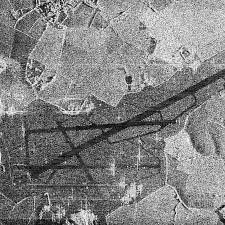
#> input picture HW-3/sar_3.jpg, 225 x 225 px
$ jupyter execute 'DE_IP_2024_Task_3 (1).ipynb'   (older library calls are emulated)
#> lines starting #> are read from the running program, lines starting #| are printed output that depends on the picture; after the words box and inside, x2 and y2 are one past the last pixel; in counts of white or black regions, pixels touching at a corner belong together
[cell 1]
import numpy as np
import cv2
import matplotlib.pyplot as plt
import math

[cell 2]
image = cv2.imread('sar_3.jpg')
#> image is the input picture: shape (225, 225, 3); min 0, max 255, mean 130.6
image = cv2.cvtColor(image, cv2.COLOR_BGR2RGB)
image_gray = cv2.cvtColor(image, cv2.COLOR_RGB2GRAY)

[cell 3]
plt.imshow(image, cmap="gray")

# Точечная бинаризация

[cell 4]
import copy

bin_img = copy.deepcopy(image_gray)
T  = 50
bin_img[image_gray < T] = 0
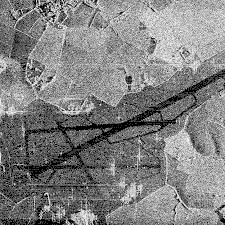
#> bin_img: shape (225, 225); min 0, max 255, mean 128.7
bin_img[image_gray >= T] = 255
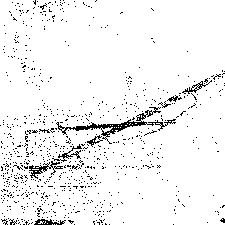
#> bin_img: shape (225, 225); 94.6% white; black in thin lines or dots

[cell 5]
plt.imshow(bin_img, cmap="gray")
plt.title('Точечная бинаризация')

# Бинаризация Отсу

[cell 6]
# otsu binarization
_,th2 = cv2.threshold(image_gray,0,255,cv2.THRESH_BINARY+cv2.THRESH_OTSU)
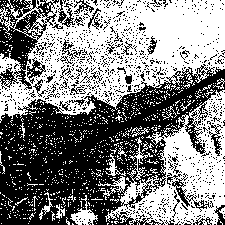
#> th2: shape (225, 225); 51.4% white; 1013 black regions (974 under 20 px), largest, box (x1, y1, x2, y2) and area: (0, 64, 225, 225) 17840, (0, 0, 59, 90) 2187, (167, 173, 214, 212) 328

[cell 7]
plt.imshow(th2, cmap="gray")
plt.title('Бинаризация Отсу')

# Адаптивная бинаризация

[cell 8]
#
th3 = cv2.adaptiveThreshold(image_gray,255,cv2.ADAPTIVE_THRESH_GAUSSIAN_C,\
            cv2.THRESH_BINARY,71,21)
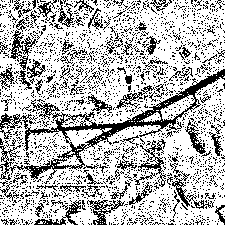
#> th3: shape (225, 225); 71.7% white; black in thin lines or dots

[cell 9]
plt.imshow(th3, cmap="gray")
plt.title('Адаптивная бинаризация')

[cell 10]
#сравнение
plt.figure(figsize=(12, 4))

plt.subplot(1, 3, 1)
plt.imshow(bin_img, cmap="gray")
plt.title('Точечная')

plt.subplot(1, 3, 2)
plt.imshow(th2, cmap="gray")
plt.title('Отсу')

plt.subplot(1, 3, 3)
plt.imshow(th3, cmap="gray")
plt.title('Адаптивная')

plt.show()

[cell 11]
#для выделения дорожки
mask = np.zeros(image_gray.shape, dtype=np.uint8)

points = np.array([[(0, 135),(225, 40),(225, 105),(0, 200)]], dtype=np.int32)

cv2.fillPoly(mask, points, 255)
#> mask: shape (225, 225); 29.3% white; 1 white region, box (x1, y1, x2, y2) and area: (0, 40, 225, 201) 14850

plt.imshow(mask, cmap="gray")
plt.title('Область дорожной полосы')

[cell 12]
#выделяем с помощью бинаризации Отсу
road = cv2.bitwise_and(th2, mask)
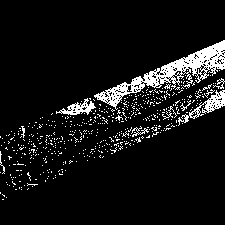
#> road: shape (225, 225); 8% white; 518 white regions (508 under 20 px), largest, box (x1, y1, x2, y2) and area: (94, 40, 225, 110) 2021, (178, 90, 225, 126) 404, (56, 98, 96, 115) 268

plt.imshow(road, cmap="gray")
plt.title('Выделенная дорожная полоса')
plt.show()

[cell 13]
# Вывод задания №1
# В работе я использовала преобразование Хафа для поиска линий на изображении sar_3.jpg.
# Сначала я перевела изображение в оотенки серого, затем  с помощью алгоритма Canny нашла границы.
# После применила преобразование Хафа для выделения линии на изображении.

# Вывод задания #2
# В работе я рассмотрела три метода бинаризации (точечная бинаризация, метод Отсу и адаптивная бинаризация).
# Получила и сравнила результаты кадого метода.
# С помощью бинаризации Отсу и маски выделила область дорожной полосы

# Оператор Собеля

[cell 14]
scale = 1
delta = 0
ddepth = cv2.CV_16S
grad_x = cv2.Sobel(image_gray, ddepth, 1, 0, ksize=3, scale=scale, delta=delta, borderType=cv2.BORDER_DEFAULT)
grad_y = cv2.Sobel(image_gray, ddepth, 0, 1, ksize=3, scale=scale, delta=delta, borderType=cv2.BORDER_DEFAULT)

[cell 15]
plt.imshow((grad_x - grad_x.min())*255, cmap="gray")

[cell 16]
plt.imshow((grad_y - grad_y.min())*255, cmap="gray")
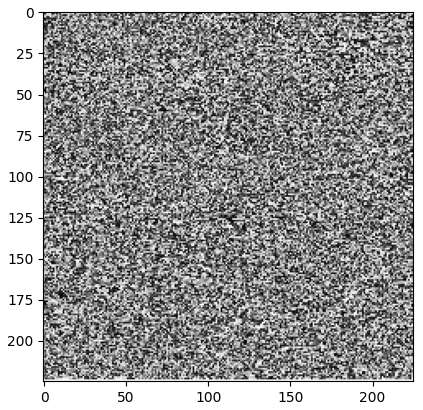
#> figure drawn by matplotlib, 1 panel

[cell 17]
grad = cv2.addWeighted(grad_x, 0.5, grad_y, 0.5,0.0) # mean value between
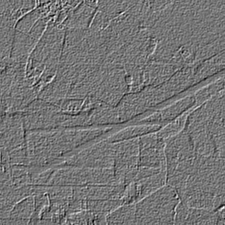
#> grad: shape (225, 225) int16; min -498, max 582, mean -0.2; drawn with min black and max white

[cell 18]
plt.imshow((grad - grad.min())*255, cmap="gray")
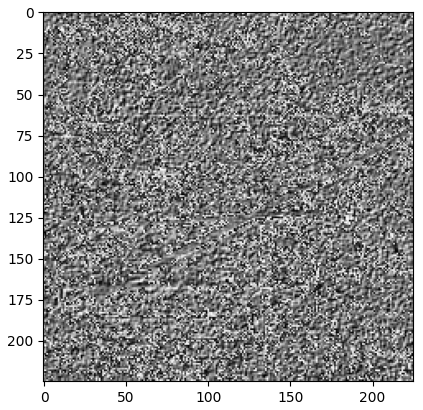
#> figure drawn by matplotlib, 1 panel

# Canny

[cell 19]
edges = cv2.Canny(image_gray,100,200)
#> edges: shape (225, 225); 34.2% white in thin lines or dots

[cell 20]
plt.imshow(edges, cmap="gray")

# Преобразование Хафа

[cell 21]
image = cv2.imread('sar_3.jpg')
image = cv2.cvtColor(image, cv2.COLOR_BGR2RGB)
image_gray = cv2.cvtColor(image, cv2.COLOR_RGB2GRAY)

[cell 22]
plt.imshow(image)

[cell 23]
canny = cv2.Canny(image_gray,50,150,apertureSize = 3)
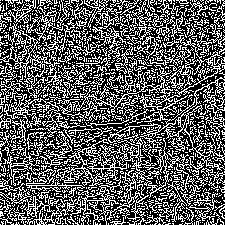
#> canny: shape (225, 225); 36.8% white in thin lines or dots

[cell 24]
plt.imshow(canny, cmap="gray")

[cell 25]
lines = cv2.HoughLines(canny, 1, np.pi / 180, 150)
#> lines = 24 rows, first 8: [156, 0.785], [-6, 2.36], [161, 0.785], [-4, 2.36], [165, 0.785], [168, 0.785], [1, 2.36], [11, 2.36]

[cell 26]
import math

if lines is not None:
        for i in range(0, len(lines)):
            rho = lines[i][0][0]
            theta = lines[i][0][1]
            a = math.cos(theta)
            b = math.sin(theta)
            x0 = a * rho
            y0 = b * rho
            pt1 = (int(x0 + 1000*(-b)), int(y0 + 1000*(a)))
            pt2 = (int(x0 - 1000*(-b)), int(y0 - 1000*(a)))
            cv2.line(image, pt1, pt2, (0,0,255), 3, cv2.LINE_AA)
#> this loop made 24 passes
#> (rho, theta, a, x0, y0, pt1, pt2) on passes 1 to 11: (156, 0.785, 0.707, 110.3, 110.3, (-596, 817), (817, -596)), (-6, 2.36, -0.707, 4.24, -4.24, (-702, -711), (711, 702)), (161, 0.785, 0.707, 113.8, 113.8, (-593, 820), (820, -593)), (-4, 2.36, -0.707, 2.83, -2.83, (-704, -709), (709, 704)), (165, 0.785, 0.707, 116.7, 116.7, (-590, 823), (823, -590)), (168, 0.785, 0.707, 118.8, 118.8, (-588, 825), (825, -588)), (1, 2.36, -0.707, -0.707, 0.707, (-707, -706), (706, 707)), (11, 2.36, -0.707, -7.78, 7.78, (-714, -699), (699, 714)), (146, 0.785, 0.707, 103.2, 103.2, (-603, 810), (810, -603)), (-1, 2.36, -0.707, 0.707, -0.707, (-706, -707), (707, 706)), (175, 0.785, 0.707, 123.7, 123.7, (-583, 830), (830, -583))
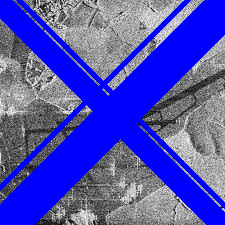
#> image: shape (225, 225, 3); mean R, G, B 80.2, 80.2, 181.4

$ run again, with HW-3/sar_2.jpg copied over HW-3/sar_3.jpg
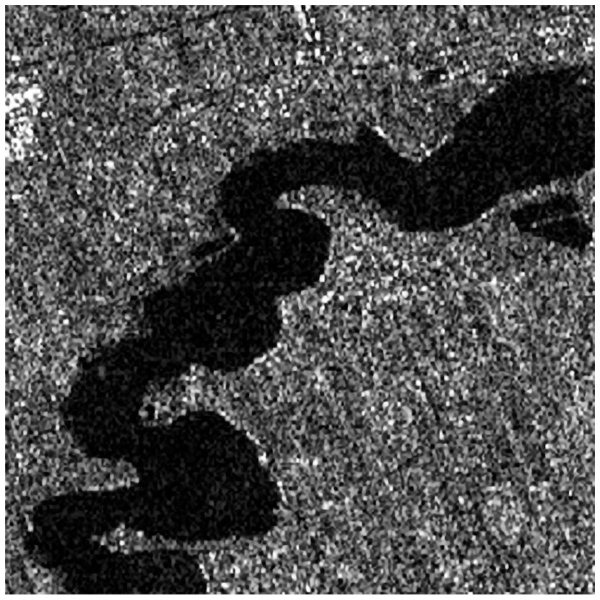
#> input picture HW-3/sar_2.jpg, 1200 x 1199 px (shown at 1/2 size)
#> image is the input picture: shape (1199, 1200, 3); min 0, max 255, mean 78.8
#> `bin_img[image_gray >= T] = 255`:
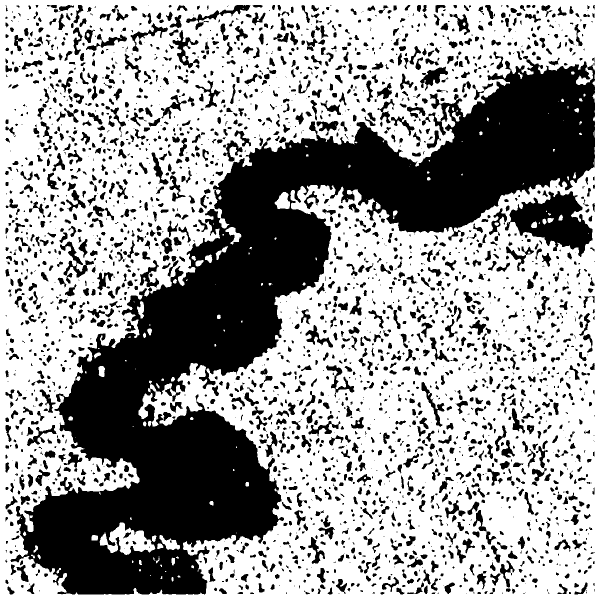
#> bin_img: shape (1199, 1200) (shown at 1/2 size); 62.8% white; 2846 black regions (1015 under 20 px), largest, box (x1, y1, x2, y2) and area: (21, 112, 1190, 1189) 355008, (1010, 382, 1185, 514) 11662, (120, 483, 188, 567) 1390
#> th2: shape (1199, 1200); 35.9% white; 1180 white regions (370 under 20 px), largest, box (x1, y1, x2, y2) and area: (0, 0, 1200, 1199) 325347, (272, 37, 472, 215) 10790, (187, 246, 359, 460) 10202
#> th3: shape (1199, 1200); 71.6% white; 2311 black regions (591 under 20 px), largest, box (x1, y1, x2, y2) and area: (75, 1093, 470, 1189) 7873, (895, 10, 1190, 99) 7870, (741, 1118, 1067, 1189) 7139
#> mask: shape (1199, 1200); 1% white; 1 white region, box (x1, y1, x2, y2) and area: (0, 40, 226, 201) 14916
#> road: shape (1199, 1200); 0.47% white; 23 white regions (6 under 20 px), largest, box (x1, y1, x2, y2) and area: (0, 131, 77, 201) 2162, (44, 83, 148, 125) 1166, (54, 111, 118, 166) 1124
#> edges: shape (1199, 1200); 12.7% white in thin lines or dots
#> canny: shape (1199, 1200); 15.5% white in thin lines or dots
#> the loop `for i in range(0, len(lines)):` made 27965 passes
#> (rho, theta, a, b, x0, y0, pt1, pt2) on passes 1 to 3: (1188, 1.57, -4.37e-08, 1, -5.19e-05, 1188, (-1000, 1187), (999, 1188)), (1189, 0, 1, 0, 1189, 0, (1189, 1000), (1189, -1000)), (10, 1.57, -4.37e-08, 1, -4.37e-07, 10, (-1000, 9), (999, 10))
#> after the loop `for i in range(0, len(lines)):`:
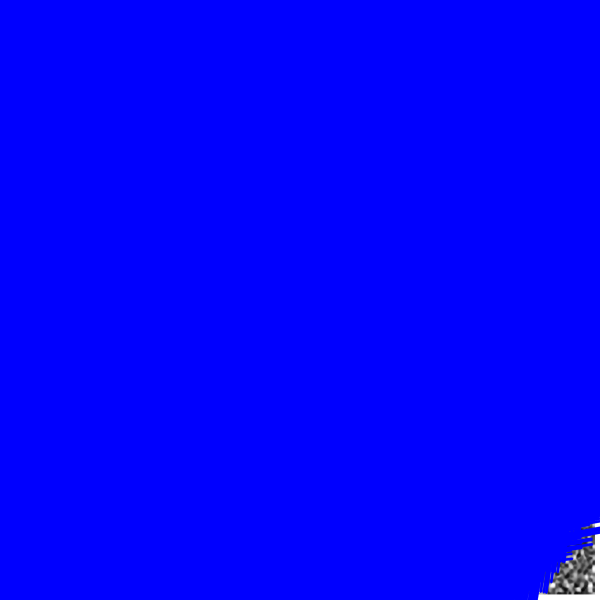
#> image: shape (1199, 1200, 3) (shown at 1/2 size); mean R, G, B 1, 1, 254.2

$ run again, with HW-3/img_1.jpg copied over HW-3/sar_3.jpg
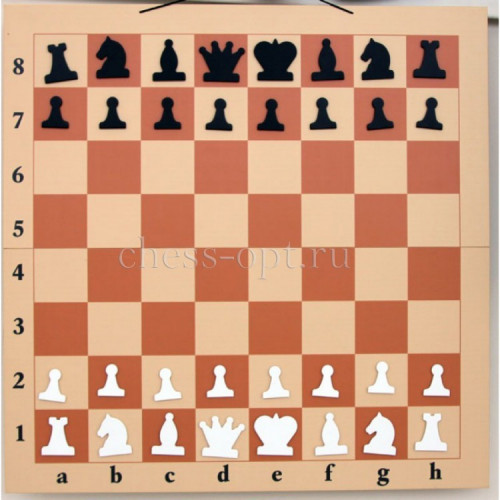
#> input picture HW-3/img_1.jpg, 500 x 500 px
#> image is the input picture: shape (500, 500, 3); mean B, G, R 128.2, 157.1, 205.4
#> th2: shape (500, 500); 61.9% white; 60 black regions (14 under 20 px), largest, box (x1, y1, x2, y2) and area: (195, 194, 461, 462) 27486, (33, 194, 197, 464) 15437, (141, 194, 194, 248) 2826
#> th3: shape (500, 500); 75.3% white; 186 black regions (87 under 20 px), largest, box (x1, y1, x2, y2) and area: (354, 353, 461, 460) 4282, (142, 408, 349, 463) 3697, (477, 16, 499, 406) 3390
#> mask: shape (500, 500); 6% white; 1 white region, box (x1, y1, x2, y2) and area: (0, 40, 226, 201) 14916
#> road: shape (500, 500); 3.1% white; 2 white regions (1 under 20 px), largest, box (x1, y1, x2, y2) and area: (0, 53, 226, 201) 7771
#> edges: shape (500, 500); 6.6% white in thin lines or dots
#> canny: shape (500, 500); 6.9% white in thin lines or dots
#> lines = 27 rows, first 8: [1, 0], [498, 0], [140, 1.57], [87, 1.57], [87, 0], [407, 0], [354, 0], [193, 1.57]
#> the loop `for i in range(0, len(lines)):` made 27 passes
#> (rho, theta, a, b, x0, y0, pt1, pt2) on passes 1 to 6: (1, 0, 1, 0, 1, 0, (1, 1000), (1, -1000)), (498, 0, 1, 0, 498, 0, (498, 1000), (498, -1000)), (140, 1.57, -4.37e-08, 1, -6.12e-06, 140, (-1000, 139), (999, 140)), (87, 1.57, -4.37e-08, 1, -3.8e-06, 87, (-1000, 86), (999, 87)), (87, 0, 1, 0, 87, 0, (87, 1000), (87, -1000)), (407, 0, 1, 0, 407, 0, (407, 1000), (407, -1000))
#> after the loop `for i in range(0, len(lines)):`:
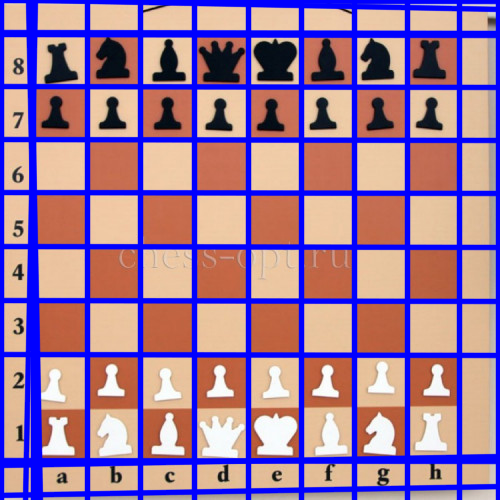
#> image: shape (500, 500, 3); mean R, G, B 156, 119.2, 156.5
